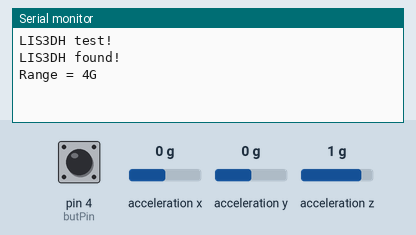
A sketch run on a simulated Arduino Leonardo, built with avr-gcc and run on an emulated ATmega32U4. Shown: the last lines printed to the serial monitor. Inputs (shaded band) come from the test bench; at power-on: acceleration x 0 g, acceleration y 0 g, acceleration z 1 g, pin 4 (butPin) LOW. No radio packets arrive unless stated.

Above: at 1.2 s.
1.3 s: acceleration x set to -1.4 g
At 3.4 s:
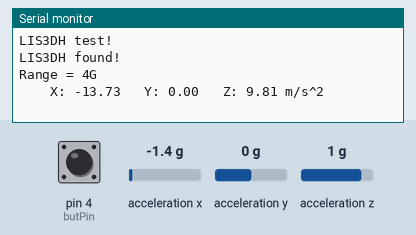
5.5 s: acceleration y set to -1.4 g
At 6.6 s:
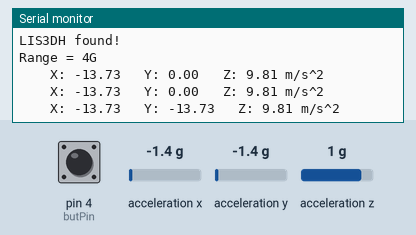
7.0 s: acceleration z set to -1.4 g
At 9.5 s:
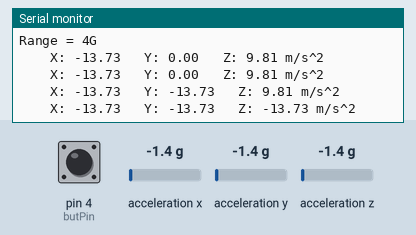

Measured:
- after the input at 1.3 s, the serial monitor: prints a new line after 0.70 s (image 1)
- after the input at 5.5 s, the serial monitor: prints a new line after 0.51 s (image 2)
- after the input at 7.0 s, the serial monitor: prints a new line after 1.0 s (image 3)

The sketch:

transmitter.ino
```cpp
// This is the code for the slave arduino
// The code here reads accel and transmits LED state
// This is just a test of multiple SPI devices

#include <Wire.h>
#include <SPI.h>
#include <Adafruit_LIS3DH.h>
#include <Adafruit_Sensor.h>
#include <nRF24L01.h>
#include <RF24.h>

// Used for software SPI
#define LIS3DH_CLK 13
#define LIS3DH_MISO 12
#define LIS3DH_MOSI 11
// Used for hardware & software SPI
#define LIS3DH_CS 10

// hardware SPI
Adafruit_LIS3DH lis = Adafruit_LIS3DH(LIS3DH_CS);


const int butPin  = 4; // Button pin
int butState = 0; // What is the current state of the button
int prevButState = 0; // What was the last state of the button?
int transmitBool = 0; // Can the radio transmit?
long prevAccelTime = 0; // Last time accelerometer was triggered
long prevRadioTime = 0; // Last time radio was triggered

const int message = 1;
RF24 radio(7, 8); // CE, CSN
const byte address[6] = "00001";

void setup() {
  rfSet();
  #ifndef ESP8266
  while (!Serial);     // will pause Zero, Leonardo, etc until serial console opens
  #endif

  Serial.begin(9600);
  accelSet();
}

void loop() {
  buttUpdate();
  transmitMessage(transmitBool, 500);
  accelRead(2000);
}
////////////////////////////////////// Functions

// Main function to read the accelerometer, takes the time between each reading
void accelRead(int delayTime){
  if (millis() - prevAccelTime >= delayTime){
    sensors_event_t event;
    lis.getEvent(&event);

    Serial.print("\t\tX: "); Serial.print(event.acceleration.x);
    Serial.print(" \tY: "); Serial.print(event.acceleration.y);
    Serial.print(" \tZ: "); Serial.print(event.acceleration.z);
    Serial.println(" m/s^2 ");

    Serial.println();
    prevAccelTime = millis();
  }
}

// Update the state of the button and whether the radio can transmit
void buttUpdate(){
  butState = digitalRead(butPin);
  if ((prevButState == LOW) && (butState == HIGH)){
    transmitBool = 1;
  }
  else{
    transmitBool = 0;
  }
  prevButState = butState;
}

// Transmission message for the RF mod.
void transmitMessage(int transmit, int delayTime){
  if ((transmit == 1) && (millis() - prevRadioTime >= delayTime)){
    radio.write(&message, sizeof(message));
    prevRadioTime = millis();
    transmitBool = 0;
  }
}

// Set up code for the radio mod.
void rfSet(){
  radio.begin();
  radio.openWritingPipe(address);
  radio.setPALevel(RF24_PA_MIN);
  radio.stopListening();
}

// Set up code for the accelerometer
void accelSet(){
  Serial.println("LIS3DH test!");

  if (! lis.begin(0x18)) {   // change this to 0x19 for alternative i2c address
    Serial.println("Couldnt start");
    while (1);
  }
  Serial.println("LIS3DH found!");

  lis.setRange(LIS3DH_RANGE_4_G);   // 2, 4, 8 or 16 G!

  Serial.print("Range = "); Serial.print(2 << lis.getRange());
  Serial.println("G");
}
```
